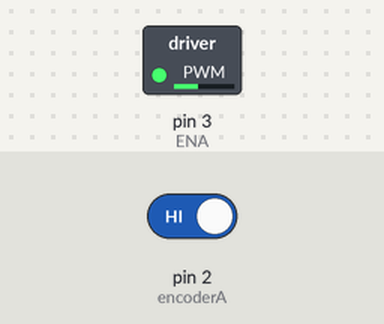
The sketch below on a simulated Arduino Uno, built with avr-gcc and run on an emulated ATmega328P. On the bench: switched loads named in the sketch (green lamp = pin HIGH). The test bench sets the inputs (shaded band); at power-on: pin 2 (encoderA) HIGH. What the sketch prints to the serial monitor is not drawn.

Above: at 0.05 s.
Timing chart, 0 to 9.9 s (numbered marks = the images above):
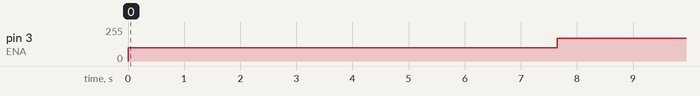

The sketch:

pulses.ino
```cpp
//#include <avr/io.h>
//#include <avr/interrupt.h>
int ENA=3;//as before
int encoderA=2; //connected to Arduino?s ports 2 and 3
int pulseAlength=0;//encoder Chanel B pulse length in microseconds
unsigned long time_bef;
unsigned long time_now_loop;
volatile double v=0;
volatile double v_sum=0;
volatile double v_mean=0;
volatile char count=0;
int count_loop=0;
double pwm=0;
const double K_poly[4]={0.0004087630826036687, -0.141361790772926, 17.097698790218242, -620.9671400241792};
long v_d=0;

void setup()
{
  pinMode(ENA,OUTPUT); //outputs
  pinMode(encoderA,INPUT); //inputs
  pinMode(encoderA,INPUT_PULLUP);//Enable pull up resistor

  //digitalWrite(IN1,HIGH); digitalWrite(IN2,LOW);//setting motorA?s direction--
  //analogWrite(ENA,150);//start driving motorA
  digitalWrite(encoderA,HIGH);//start driving motorA

  Serial.begin(115200); Serial.println("Starting data acquisition...");
  while(!Serial){};

  attachInterrupt(digitalPinToInterrupt(encoderA),updateStadistic,RISING);
  time_bef=micros();

  Serial.println("v_mean;pwm");

  time_now_loop = micros();
  v_d=120;
}

void loop() {

  if(count_loop==600){
    v_d=120;
  }else if (count_loop==1200){
    v_d=160;
    count_loop=0;
  }

  //Velocitat maxima del motor
  if(v_d>180){
    v_d=180;
  }

  pwm=K_poly[0]*v_d*v_d*v_d+K_poly[1]*v_d*v_d+K_poly[2]*v_d+K_poly[3];

  //Rang de PWM
  if(pwm>255){
    pwm=255;
  }else if (pwm<0){
    pwm=0;
  }

  analogWrite(ENA,pwm);

  unsigned long time_bef_loop = time_now_loop;
  time_now_loop = micros();

  Serial.print(v_mean);
  Serial.print(";");
  Serial.print(v_d);
  Serial.print(";");
  Serial.print(pwm);
  Serial.print(";");
  Serial.println(time_now_loop-time_bef_loop);

  count_loop++;
  delay(5);
}

//360 pulses total/revolution i per tant 180 pulses per encoder/revolution
void updateStadistic(){
  if (count==2){
    unsigned long time_now = micros();
    v=2*1000000/((time_now-time_bef));
    time_bef=time_now;
    v_mean=(v_sum+v)/3;
    v_sum=0;
    count=0;
  }
  v_sum=v_sum+v;
  count++;
}
```

Measured:
- by itself, pin 3 (ENA): repeats every 7.6 s: 170/255 3.8 s, 101/255 3.8 s
